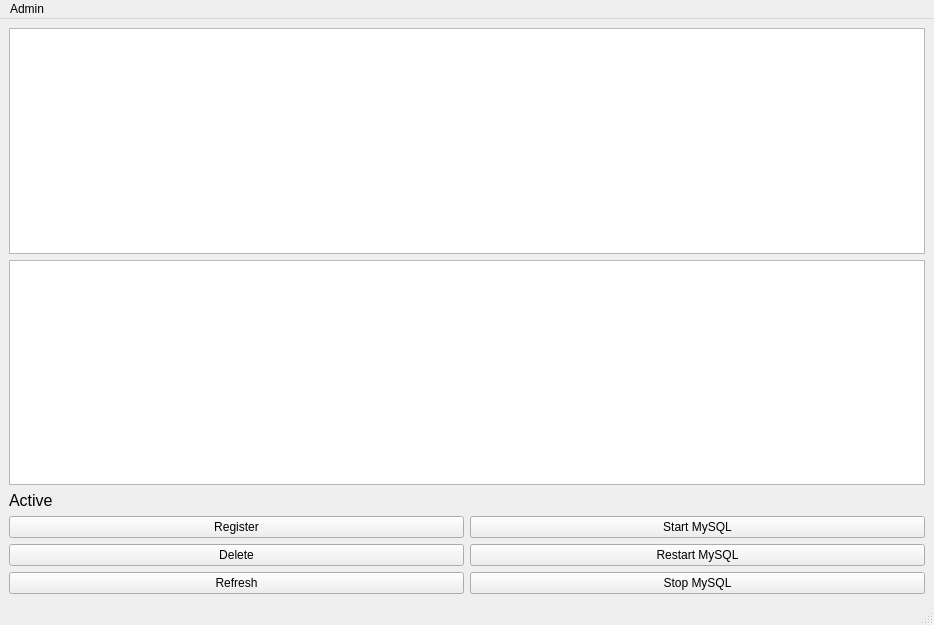
<?xml version="1.0" encoding="UTF-8"?>
<ui version="4.0">
 <class>adminpanel1</class>
 <widget class="QMainWindow" name="adminpanel1">
  <property name="geometry">
   <rect>
    <x>0</x>
    <y>0</y>
    <width>934</width>
    <height>625</height>
   </rect>
  </property>
  <property name="windowTitle">
   <string>adminpanel1</string>
  </property>
  <widget class="QWidget" name="centralwidget">
   <layout class="QGridLayout" name="gridLayout">
    <item row="1" column="0" colspan="2">
     <widget class="QTableView" name="dr_accounts_view"/>
    </item>
    <item row="3" column="0">
     <widget class="QLabel" name="ActiveLabel">
      <property name="font">
       <font>
        <pointsize>12</pointsize>
       </font>
      </property>
      <property name="text">
       <string>Active</string>
      </property>
     </widget>
    </item>
    <item row="10" column="0">
     <widget class="QPushButton" name="Refresh">
      <property name="text">
       <string>Refresh</string>
      </property>
     </widget>
    </item>
    <item row="8" column="0">
     <widget class="QPushButton" name="Delete">
      <property name="text">
       <string>Delete</string>
      </property>
     </widget>
    </item>
    <item row="2" column="0" colspan="2">
     <widget class="QTableView" name="doctors_view"/>
    </item>
    <item row="10" column="1">
     <widget class="QPushButton" name="StopMYSQL">
      <property name="text">
       <string>Stop MySQL</string>
      </property>
     </widget>
    </item>
    <item row="8" column="1">
     <widget class="QPushButton" name="RestartMYSQL">
      <property name="text">
       <string>Restart MySQL</string>
      </property>
     </widget>
    </item>
    <item row="6" column="1">
     <widget class="QPushButton" name="StartMYSQL">
      <property name="text">
       <string>Start MySQL</string>
      </property>
     </widget>
    </item>
    <item row="6" column="0">
     <widget class="QPushButton" name="RegisterAcc">
      <property name="text">
       <string>Register</string>
      </property>
     </widget>
    </item>
   </layout>
  </widget>
  <widget class="QStatusBar" name="statusBar"/>
  <widget class="QMenuBar" name="menubar">
   <property name="geometry">
    <rect>
     <x>0</x>
     <y>0</y>
     <width>934</width>
     <height>26</height>
    </rect>
   </property>
   <widget class="QMenu" name="menuAdmin">
    <property name="title">
     <string>Admin</string>
    </property>
   </widget>
   <addaction name="menuAdmin"/>
  </widget>
 </widget>
 <tabstops>
  <tabstop>Refresh</tabstop>
  <tabstop>dr_accounts_view</tabstop>
  <tabstop>StartMYSQL</tabstop>
  <tabstop>Delete</tabstop>
  <tabstop>RestartMYSQL</tabstop>
  <tabstop>StopMYSQL</tabstop>
  <tabstop>doctors_view</tabstop>
  <tabstop>RegisterAcc</tabstop>
 </tabstops>
 <resources/>
 <connections/>
</ui>
